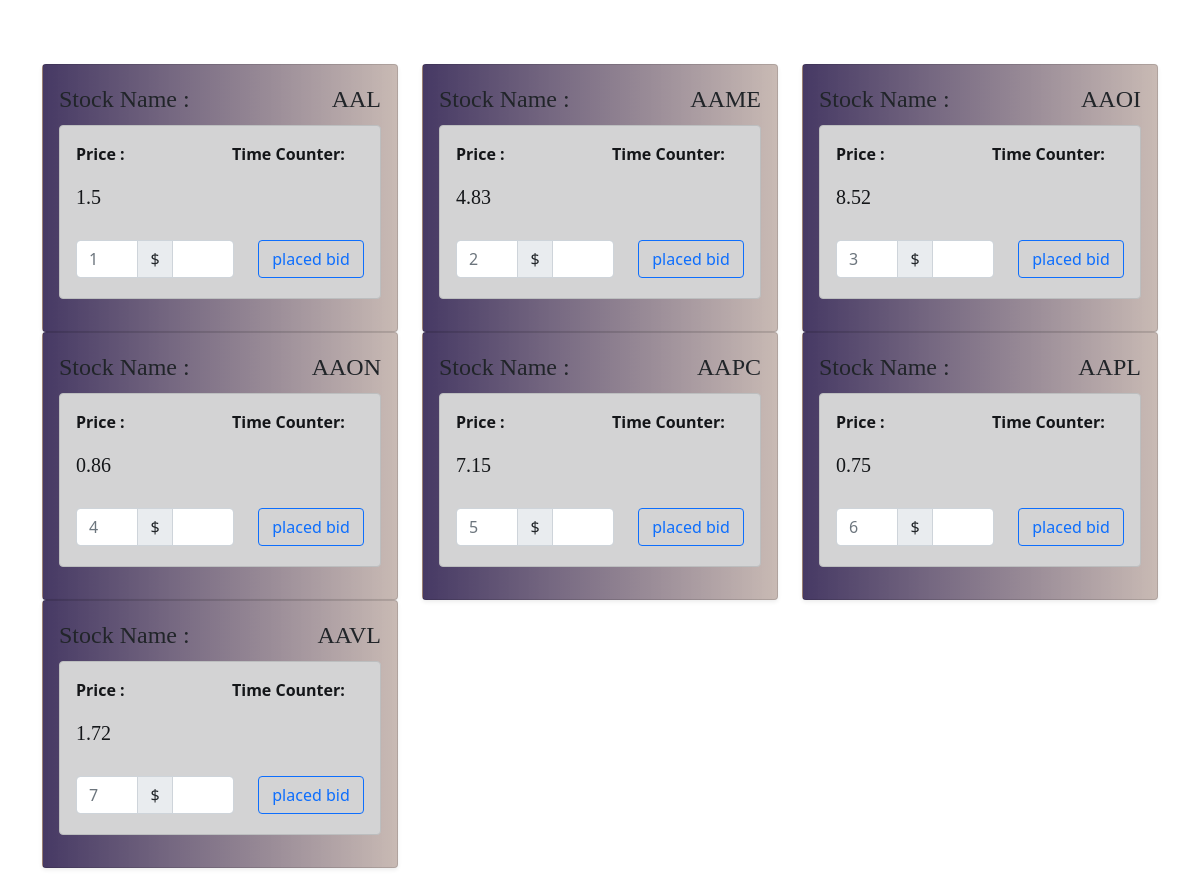
/dashbord/html/auction/auction.php, run on the app's committed database.
### tables this page shows
CREATE TABLE `stock` (
  `id` int(11) NOT NULL,
  `st_name` varchar(55) NOT NULL,
  `description` varchar(255) NOT NULL,
  `Bidding_closing_time` time NOT NULL,
  `status` varchar(55) NOT NULL,
  `bidding_start_time` time NOT NULL,
  `price` float NOT NULL,
  `closing_date` datetime NOT NULL
);

### dashbord/html/auction/auction.php (the view, shortened to what this page needs)
<!doctype html>
<html lang="en">
<head>
    <link href="https://cdn.jsdelivr.net/npm/bootstrap@5.0.2/dist/css/bootstrap.min.css" rel="stylesheet">
    <link rel="stylesheet" href="../../css/demo.css">
</head>
<body>
    <?php
$hostname= "sql206.byetcluster.com";
$username= "b33_30186218";
$password="6FLNAV2Pf2U8t8J";
$dbname = "b33_30186218_stockm";
$conn = mysqli_connect($hostname,$username,$password,$dbname);
    $query1 = "SELECT * FROM stock";
    $query_run = mysqli_query($conn, $query1);
    ?>
    <div class="container py-5">
        <div class="row mt-3">
            <?php
            if (mysqli_num_rows($query_run) > 0) {
                foreach ($query_run as $row) {
                    $sname= $row['st_name'];
                    $price = $row['price'];
                    $id = $row['id'];
?>
                   <div class="col-lg-4 col-md-6 col-sm-4 frontside" >
                               <div class=" my-card card shadow-sm  rounded" id="ct_color">
                                <div class="row">
                                    <div class="col-sm-12  ">
                                        <div class="card-body">
                                            <div class="card-title" style="font-family:Montserrat; font-size:20px">
                                                <div class="row ">
                                                    <div class="col-sm-6" >
                                                        <span class="fs-4 fw-lighter ">Stock Name : </sapan>
                                                    </div>
                                                        <div class="col-sm-6 " >
                                                            <span class="fs-4 fw-lighter float-end"> <?php echo $sname; ?></span>
                                                        </div>
                                                </div>
                                            </div>
                        <div class="alert alert-dark" role="alert">
                                <div class="row">
                                    <div class="col-sm-6 mb-1 fw-bold">
                                        <p>Price :</p><p class="card-text fw-light" style="font-family:Montserrat; font-size:20px"><?php echo  $price;?></p>
                                    </div>
                                 <div class="col-sm-6 mb-1 fw-bold">
                                         <p>Time Counter: </p>
                                   </div>
                                </div>
                                 <br>
                                 <form action="testauction.php" method="post">
                                 <div class="row">
                                 <div class="col-sm-7">
                                 <div class="input-group mb-1">
                                 <input type="text" placeholder="<?php echo $id; ?>" name="id" class="form-control" ><span class="input-group-text">$</span>
                                 <input type="text" name="price" class="form-control" aria-label="Dollar amount (with dot and two decimal places)">
                                    </div>
                                 </div>
                                 <div class="col-sm-5">
                                 <div class="d-grid gap-2">
                                 <button class="btn btn-outline-primary " name="submit" type="submit">placed bid</button>
                                 </div>
                                 </div>
                                 </div>
                                 </form>
                            </div>
                    </div>
                </div>
            </div>
        </div>
    </div>
 <?php
                }
            } else {
                echo "No record found";
            }
            ?>
        </div>
    </div>
<br><br>
</body>
</html>

### dashbord/css/demo.css (style rules this page uses)
#ct_color { animation: animateBg 4s linear infinite; background-image: linear-gradient(90deg,#463964,#c0afa8dc,#283477a4,#af9183); background-size: 300% 100%; }

### data on the page
stock: st_name "AAL", price "1.5", id "1"
stock: st_name "AAME", price "4.83", id "2"
stock: st_name "AAOI", price "8.52", id "3"
stock: st_name "AAON", price "0.86", id "4"
stock: st_name "AAPC", price "7.15", id "5"
stock: st_name "AAPL", price "0.75", id "6"
stock: st_name "AAVL", price "1.72", id "7"
